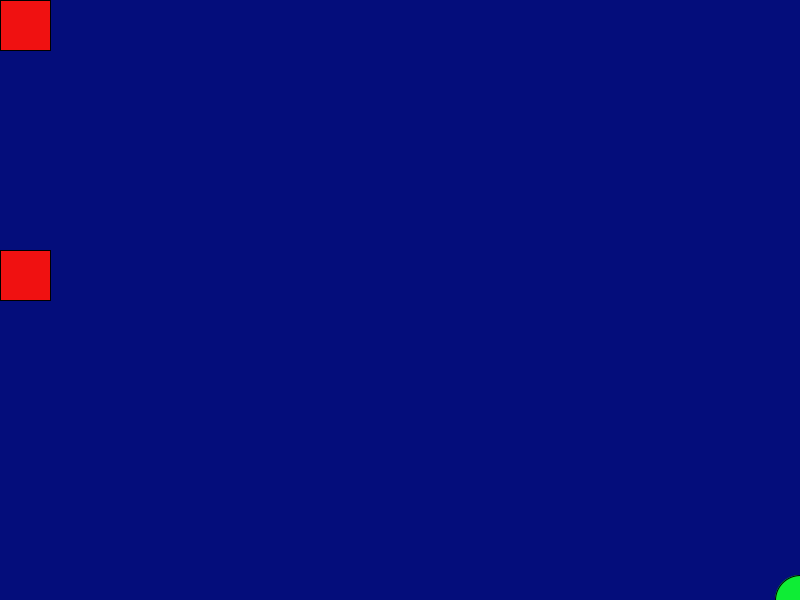
Frame 1 (no input)
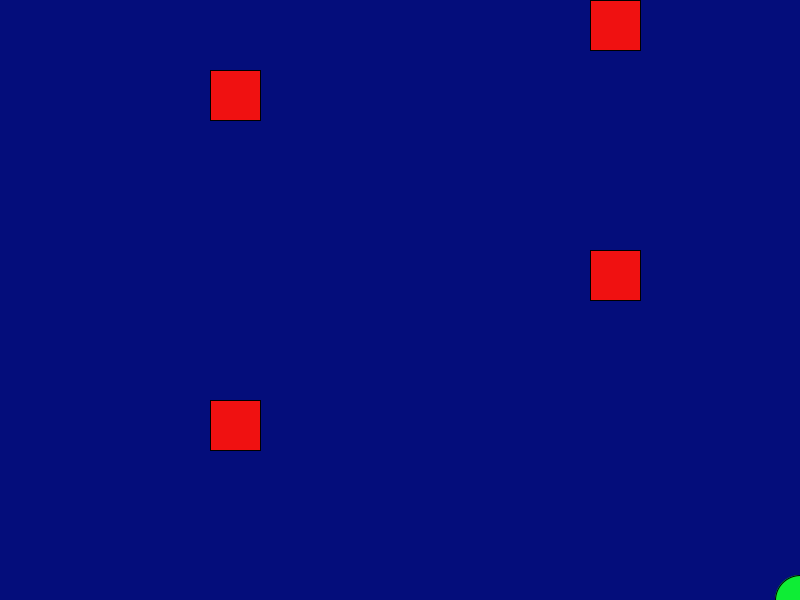
Frame 60 (the mouse pressed at the canvas centre just before this capture)
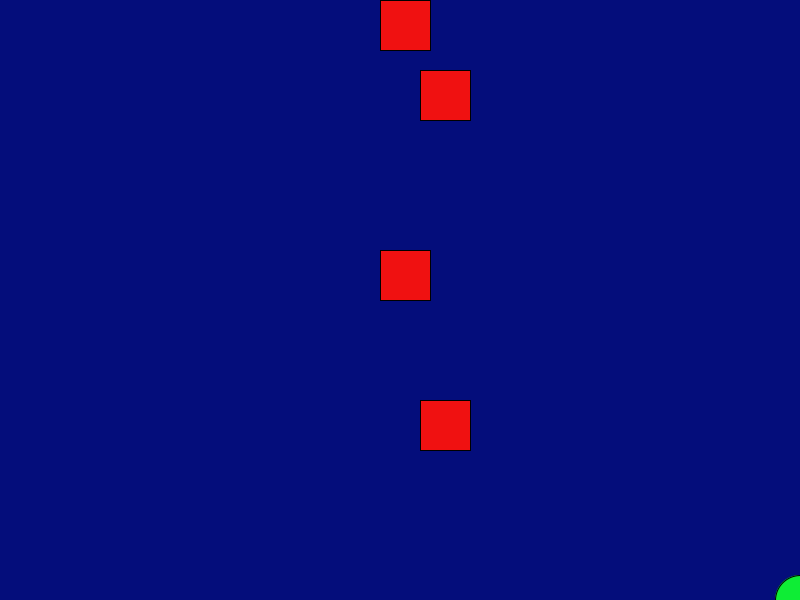
Frame 120 (the mouse held since frame 60 and released just before this capture)

The Processing sketch that drew these frames (run headless with seeded random() and noise(); from frame 60 on, the mouse is pressed at the canvas centre):

// Processing sketch: Frogger
// ── Frogger.pde
int x = 800;
int y = 600;
Car car1 = new Car();
Car car2 = new Car();
Car car3 = new Car();
Car car4 = new Car();
void draw(){
  background(4, 13, 123);
  fill(#0EED35);
  ellipse(x,y,50,50);
  EdgeASketch();
  car1.display();
  car1.moveRight();
  if (intersects(car1) == true){
    x = 800;
    y = 600;
  }
  car2.display();
  car2.moveRight();
  if (intersects(car2) == true){
    x = 800;
    y = 600;
  }
  car3.display();
  car3.moveLeft();
  if (intersects(car3) == true){
    x = 800;
    y = 600;
  }
  car4.display();
  car4.moveLeft();
  if (intersects(car4) == true){
    x = 800;
    y = 600;
  }
}
void setup(){
 size(800, 600);
 car1.setParam(0, 0, 50, 10);
 car2.setParam(0, 250, 50, 10);
 car3.setParam(800, 70, 50, 10);
 car4.setParam(800, 400, 50, 10);
}

void keyPressed()
{
    if(key == CODED){
        if(keyCode == UP)
        {
            y -= 5;
        }
        else if(keyCode == DOWN)
        {
            y+=5; 
        }
        else if(keyCode == RIGHT)
        {
            x+=5;
        }
        else if(keyCode == LEFT)
        {
            x-=5;
        }
    }
}

void EdgeASketch(){
  if(x>=800){
    x = 800;
  }
  if(x<=0){
    x = 0;
  }
  if(y>=600){
    y = 600;
  }
  if(y<=0){
    y = 0;
  }
}

boolean intersects(Car car) {
 if ((y > car.getCry() && y < car.getCry()+50) &&
                (x > car.getCrx() && x < car.getCrx()+car.getSiz())) {
   return true;
  }
 else  {
  return false;
 }
}

class Car{
 private int crx;
 private int cry;
 private int siz;
 private int spid;
 
 public void setParam(int crx, int cry, int siz, int spid){
   this.crx = crx;
   this.cry = cry;
   this. siz = siz;
   this.spid = spid;
 }
 
 int getCrx(){
   return this.crx;
 }
 
 int getCry(){
  return this.cry; 
 }
 
 int getSiz(){
  return this.siz; 
 }
 
 void display()
  {
    fill(#F01111);
    rect(crx , cry,  siz, 50);
  }
  
  void moveLeft(){
    crx-=spid;
    if (crx<0){
      crx = width;
    }
  }
    
  void moveRight(){
    crx += spid;
    if (crx>width){
      crx = 0;
   }
  }
}
